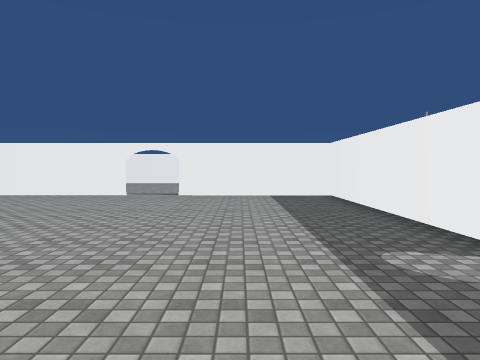
View 1 (above)

19 first-person views from a walk through a 3-D level made in the Unity game engine. The camera is 1.4 m above the floor, tilts 2° down and sees 70° across. The floor is counted in squares, 2 m on a side. Each view is taken from the middle of a square. On the plan, view 1 faces up. The plan holds only what a view shows up to about 11 squares ahead; the rest is blank. The place goes on beyond the plan. The player character is not drawn. Surface patterns are stand-ins for the level's own textures.

View 2
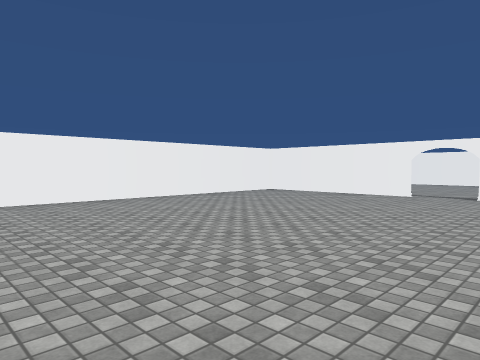

View 3
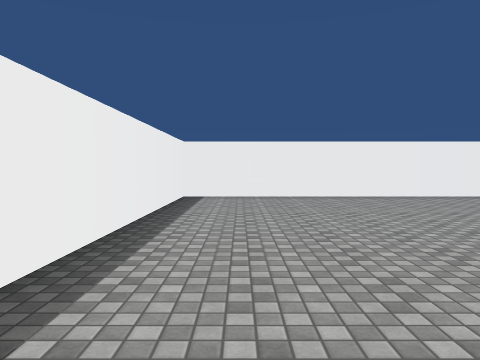

View 4
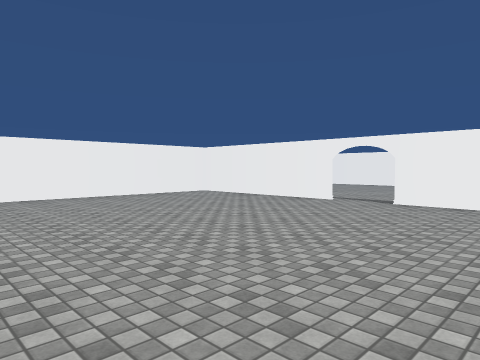

View 5
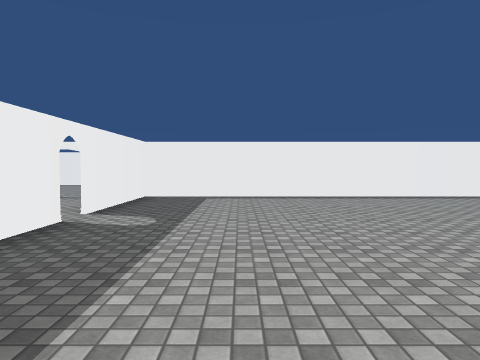

View 6
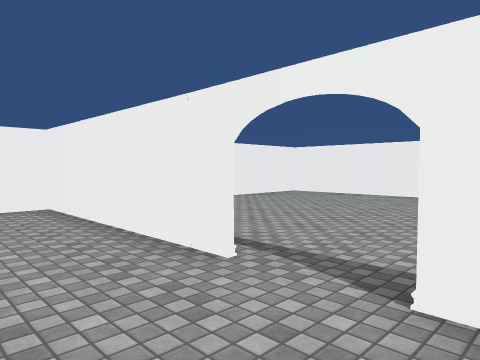

View 7
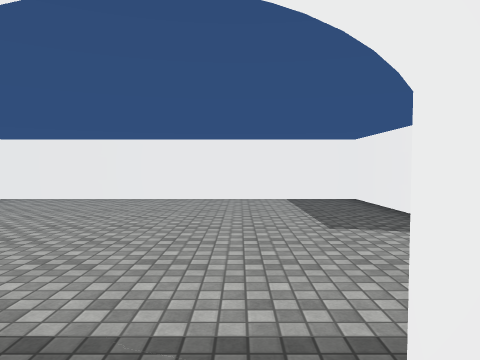

View 8
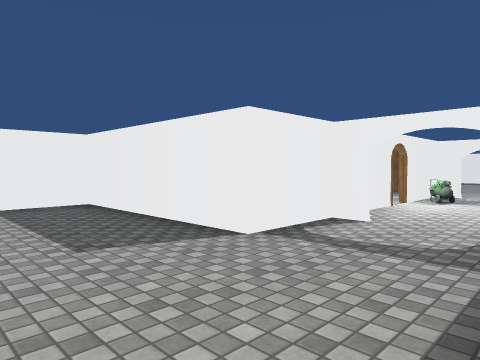

View 9
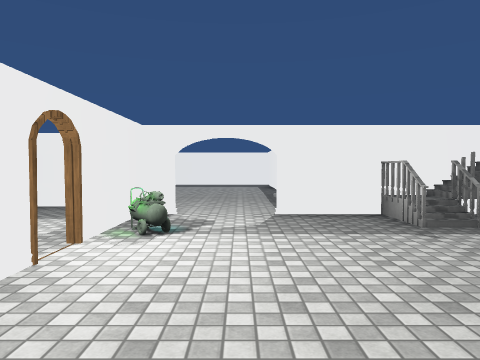

View 10
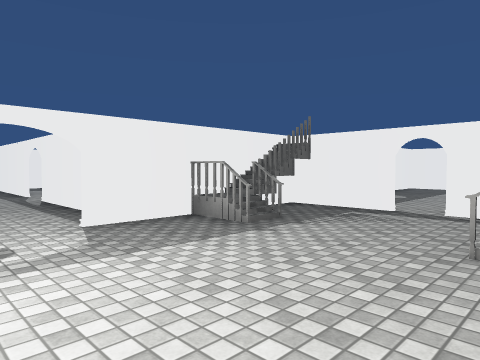

View 11
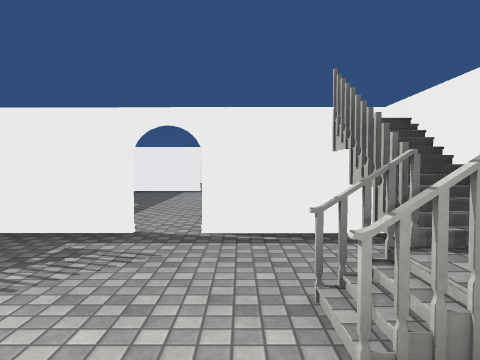

View 12
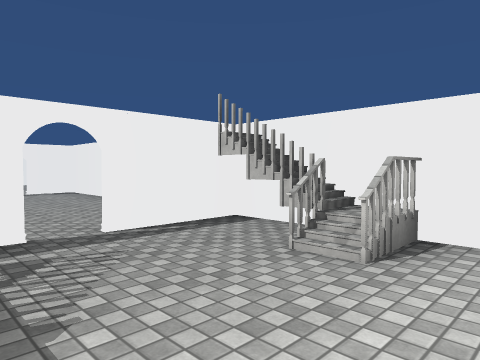

View 13
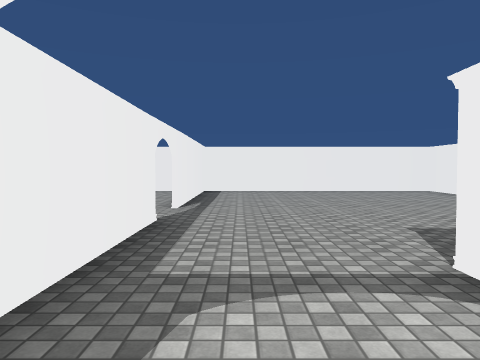

View 14
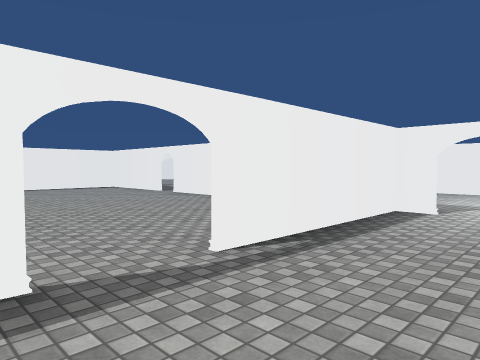

View 15
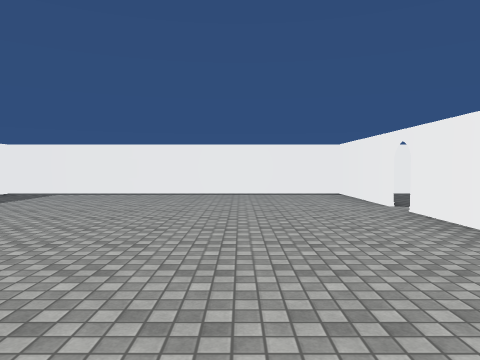

View 16
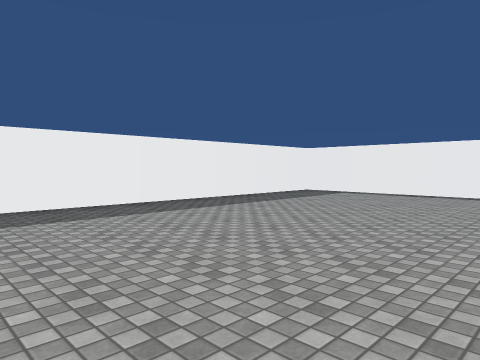

View 17
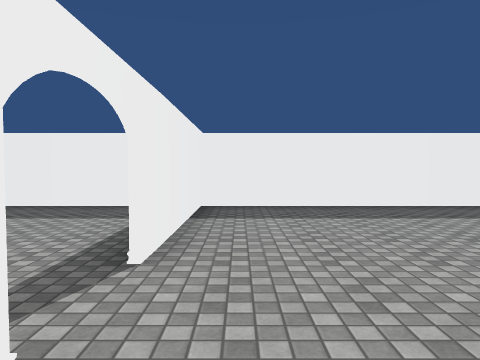

View 18
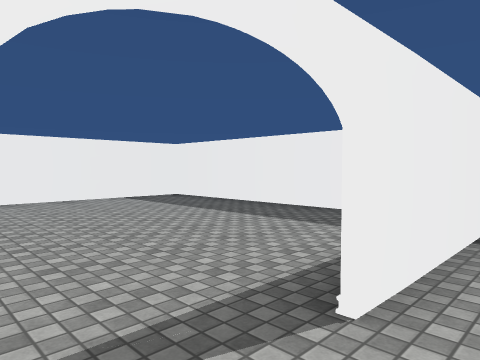

View 19
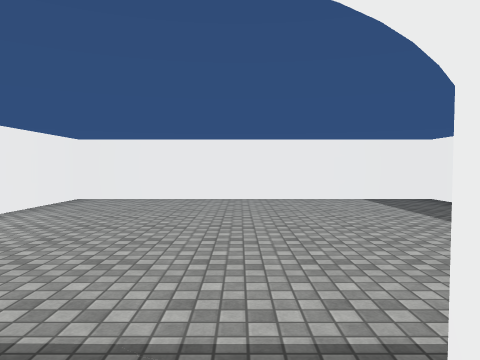

### Floor plan
Ten units are one square. View 1 is at (0, 0); x grows to the right and y downward. Boxes are objects, and circles mark ways between rooms. Rooms are numbered by the first view taken in them; rooms with no view inside come last. Other rooms are left out.
<svg viewBox="-79 -163 247 183">
<path fill="none" stroke="#000" d="M-29 -88 -74 -89M23 -25 23 -87 -17 -88M-74 -91 -74 14 21 14M23 15 23 -19M-16 -89 15 -89M-73 -89 -30 -89M23 -109 23 -115 6 -115 6 -158 -74 -158 -74 -91M31 -73 31 -61M45 -115 35 -115M24 -92 24 -53 45 -53M24 -79 37 -79M72 -109 72 -115 51 -115M65 -61 65 -72M51 -53 72 -53 72 -95M59 -79 72 -79M61 -72 66 -72M30 -72 38 -72M125 -89 155 -89M163 -100 163 -158 83 -158 83 -131M73 -89 111 -89M73 -42 73 -25M73 -19 73 15M131 -86 125 -86M71 14 163 14 163 -87 130 -87M24 -6 24 14M51 14 71 14M21 14 36 14M72 15 72 1"/>
<rect x="55" y="-115" width="10" height="10" fill="#bbb"><title>trap</title></rect>
<circle cx="-20" cy="-90" r="3" fill="#2a7"/>
<circle cx="20" cy="-20" r="3" fill="#2a7"/>
<circle cx="20" cy="-100" r="3" fill="#2a7"/>
<circle cx="80" cy="-100" r="3" fill="#2a7"/>
<circle cx="50" cy="-50" r="3" fill="#2a7"/>
<circle cx="120" cy="-90" r="3" fill="#2a7"/>
<circle cx="70" cy="-20" r="3" fill="#2a7"/>
<text x="-30" y="-40">1</text>
<text x="-30" y="-120">2</text>
<text x="50" y="-90">3</text>
<text x="120" y="-120">4</text>
<text x="110" y="-40">5</text>
<text x="40" y="-20">6</text>
</svg>
Room 1 opens to room 2. Room 1 opens to room 6. Room 2 opens to room 3. Room 3 opens to room 4. Room 3 opens to room 6. Room 4 opens to room 5. Room 5 opens to room 6.

Where each view was taken, in squares from view 1:
view 1: 0 up, 0 right, facing up
view 2: 0 up, 0 right, facing up-left
view 3: 0 up, 1 right, facing left
view 4: 2 up, 1 right, facing up-left
view 5: 7 up, 0 right, facing down
view 6: 7 up, 1 left, facing up-left
view 7: 8 up, 2 left, facing up
view 8: 9 up, 2 left, facing up-right
view 9: 10 up, 2 right, facing right
view 10: 11 up, 3 right, facing down-right
view 11: 9 up, 4 right, facing down
view 12: 9 up, 6 right, facing down-left
view 13: 10 up, 3 right, facing left
view 14: 11 up, 13 right, facing down-left
view 15: 8 up, 10 right, facing down
view 16: 8 up, 10 right, facing down-right
view 17: 8 up, 10 right, facing right
view 18: 8 up, 11 right, facing up-right
view 19: 8 up, 12 right, facing up
